Frame 1 (no input): blank canvas, image omitted
Frame 60 (no input): blank canvas, image omitted
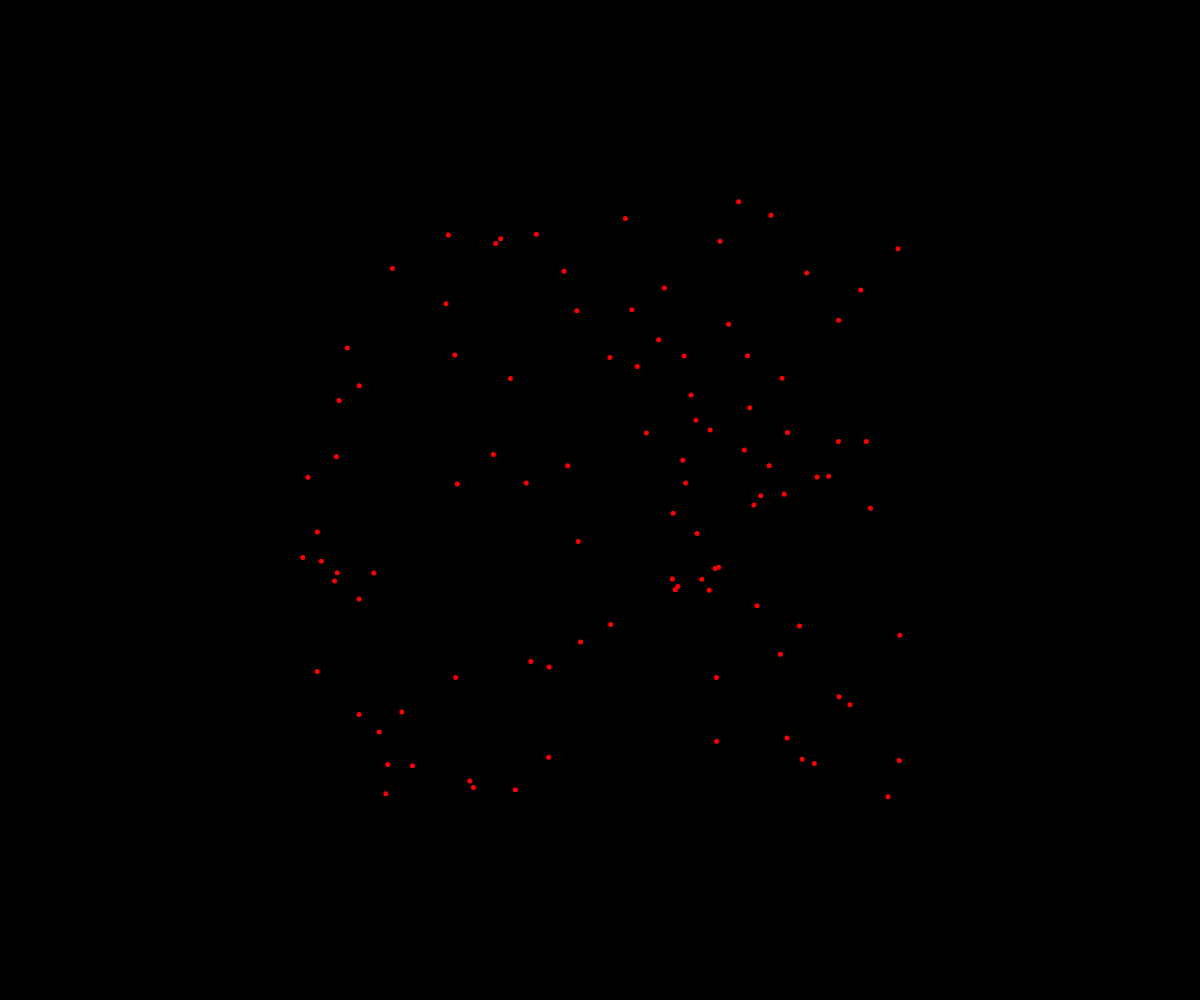
Frame 120 (the mouse pressed at the canvas centre since frame 60)

The p5.js sketch whose frames 1 and 60 were blank and that drew this single picture after the mouse press (run headless with seeded random() and noise() and a simulated clock; from frame 60 on, the mouse is pressed at the canvas centre):

// p5.js sketch
// ── sketch.js
// Fireworkd OOP Demo
// Bryce Tiernet
// May 2, 2024
//
// Extra for Experts:
// - describe what you did to take this project "above and beyond"

const NUMBER_OF_FIREWORKS_PER_CLICK = 100;

class Particle {
  constructor(x, y) {
    this.x = x;
    this.y = y;
    this.size = 5;
    this.dx = random(-5, 5);
    this.dy = random(-5, 5);
    this.r = 255;
    this.g = 0;
    this.b = 0;
    this.opacity = 255;
  }

  display() {
    noStroke();
    fill(this.r, this.g, this.b);
    circle(this.x, this.y, this.size);
  }

  update() {
    // Move particle
    this.x += this.dx;
    this.y += this.dy;

    this.opacity -= 2;
  }

  isDead() {
    return this.opacity <= 0;
  }
}

let theFireworks = [];

function setup() {
  createCanvas(windowWidth, windowHeight);
}

function draw() {
  background(0);

  for (let firework of theFireworks) {
    if (firework.isDead()) {
      let index = theFireworks.indexOf(firework);
      theFireworks.splice(index, 1);
    }
    else {
      firework.update();
      firework.display();
    }
  }
}


function mousePressed() {
  for (let i = 0; i < NUMBER_OF_FIREWORKS_PER_CLICK; i++) {
    let someFirework = new Particle(mouseX, mouseY);
    theFireworks.push(someFirework);
  }
}
